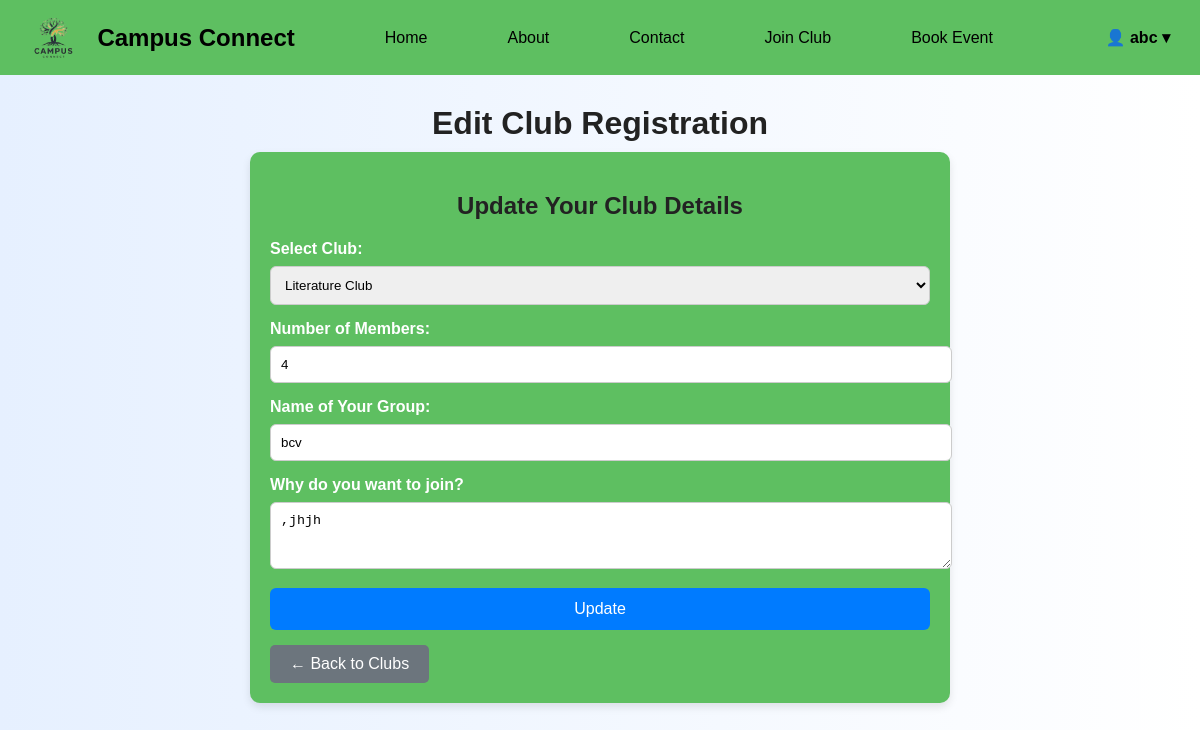
/edit_club/16 (signed in), run on the app's committed database.
### tables this page shows
CREATE TABLE club_members (
    id INTEGER PRIMARY KEY AUTOINCREMENT,
    username TEXT NOT NULL,
    club TEXT NOT NULL,
    members INTEGER NOT NULL,
    group_name TEXT NOT NULL,
    reason TEXT,
    joined_at TIMESTAMP DEFAULT CURRENT_TIMESTAMP
);

### app.py (the view, shortened to what this page needs)
@app.route('/edit_club/<int:id>', methods=['GET', 'POST'])
@login_required
def edit_club(id):
    username = session.get('user')
    conn = get_db_connection()
    group = conn.execute("SELECT * FROM club_members WHERE id=? AND username=?", (id, username)).fetchone()
    conn.close()
    if not group:
        flash("Group not found.", "danger")
        return redirect(url_for('join_club'))
    return render_template('edit_club.html', user=username, group=group)

### app.py (called while the page is built)
def get_db_connection():
    conn = sqlite3.connect(DB_PATH)
    conn.row_factory = sqlite3.Row
    return conn

def login_required(f):
    @wraps(f)
    def decorated_function(*args, **kwargs):
        if 'user' not in session:
            return redirect(url_for('login', next=request.path))
        return f(*args, **kwargs)
    return decorated_function

### templates/edit_club.html (shortened to what this page needs)
<!DOCTYPE html>
<html lang="en">
<head>
</head>
<body>
    <div class="navbar">
  <img src="{{ url_for('static', filename='images/logo.png') }}" style="height:45px; margin-right:10px;">
  <h2>Campus Connect</h2>
  <a href="{{ url_for('index') }}">Home</a>
  <a href="{{ url_for('about') }}">About</a>
  <a href="{{ url_for('contact') }}">Contact</a>
  <a href="{{ url_for('join_club') }}">Join Club</a>
  <a href="{{ url_for('book_event') }}">Book Event</a>
  {% if user %}
  <div class="user-section" id="userMenu">
    <span class="user-toggle">👤 {{ user }} &#9662;</span>
  </div>
  {% else %}
    <a href="{{ url_for('login') }}" class="login-btn">Login/Register</a>
  {% endif %}
</div>
  <div class="container">
    <h1>Edit Club Registration</h1>
    <div class="form-container">
      <h2>Update Your Club Details</h2>
      <form method="POST">
        <label for="club">Select Club:</label>
        <select name="club" id="club" required>
          <option value="Literature" {% if group['club'] == 'Literature' %}selected{% endif %}> Literature Club</option>
        </select>
        <label for="members">Number of Members:</label>
        <input type="number" name="members" id="members" value="{{ group['members'] }}" required>
        <label for="group_name">Name of Your Group:</label>
        <input type="text" name="group_name" id="group_name" value="{{ group['group_name'] }}" required>
        <label for="reason">Why do you want to join?</label>
        <textarea name="reason" id="reason" rows="3" required>{{ group['reason'] }}</textarea>
        <button type="submit">Update</button>
      </form>
      <a href="{{ url_for('join_club') }}" class="btn-back">← Back to Clubs</a>
    </div>
  </div>
</body>
</html>

### templates/edit_club.html (style rules this page uses)
body { margin: 0; font-family: Arial, sans-serif; background: linear-gradient(to right, #e6f0ff, #ffffff); }
.navbar { display: flex; align-items: center; background-color: rgb(94, 191, 97); padding: 15px 30px; font-family: Arial, sans-serif; }
.navbar h2 { margin: 0 30px 0 10px; color: black; font-weight: bold; }
.navbar a { text-decoration: none; color: black; margin: 0 20px; font-weight: 500; margin-left: 60px; }
.user-section { position: relative; margin-left: auto; cursor: pointer; font-weight: bold; color: black; }
.container { text-align:center; margin:30px auto; max-width:700px; }
.container h1 { font-size:32px; margin-bottom:10px; color:#222; }
.form-container { background:rgb(94, 191, 97); padding:20px; border-radius:10px; box-shadow:0 4px 8px rgba(0,0,0,0.1); text-align:left; }
.form-container h2 { margin-bottom:20px; color:#222; text-align:center; }
label { display:block; margin-bottom:8px; font-weight:bold; color:#fff; }
select, input, textarea { width:100%; padding:10px; margin-bottom:15px; border:1px solid #ccc; border-radius:6px; }
.form-container button { width:100%; padding:12px; border:none; background:#007bff; color:white; border-radius:6px; font-size:16px; cursor:pointer; }
.btn-back { display:inline-block; margin-top:15px; padding:10px 20px; background:#6c757d; color:white; border-radius:5px; text-decoration:none; }

### data on the page
club_members: username "abc", club "Literature Club", members "4", group_name "bcv", reason ",jhjh"
